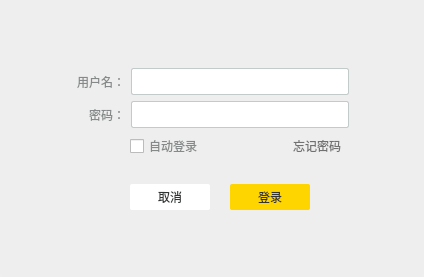
<?xml version="1.0" encoding="UTF-8"?>
<ui version="4.0">
 <class>loginWidget</class>
 <widget class="QWidget" name="loginWidget">
  <property name="geometry">
   <rect>
    <x>0</x>
    <y>0</y>
    <width>424</width>
    <height>277</height>
   </rect>
  </property>
  <property name="windowTitle">
   <string>Form</string>
  </property>
  <layout class="QHBoxLayout" name="horizontalLayout">
   <property name="spacing">
    <number>0</number>
   </property>
   <property name="leftMargin">
    <number>0</number>
   </property>
   <property name="topMargin">
    <number>0</number>
   </property>
   <property name="rightMargin">
    <number>0</number>
   </property>
   <property name="bottomMargin">
    <number>0</number>
   </property>
   <item>
    <widget class="QWidget" name="widget" native="true">
     <property name="styleSheet">
      <string notr="true">#widget{
    
	background-color: #eeeeee;
border-bottom-left-radius:4px;
border-bottom-right-radius:4px;
}
QLabel{
font-family:&quot;微软雅黑&quot;;
font-size:12px;
color:#868989;
line-height:12px;
text-align:right;
}
QCheckBox{
font-family:&quot;微软雅黑&quot;;
font-size:12px;
color:#868989;
line-height:12px;
text-align:right;
}
QPushButton{
font-family:&quot;微软雅黑&quot;;
font-size:12px;
color:#323434;
letter-spacing:0;
line-height:12px;
text-align:center;
}</string>
     </property>
     <layout class="QGridLayout" name="gridLayout">
      <item row="1" column="2">
       <spacer name="horizontalSpacer_2">
        <property name="orientation">
         <enum>Qt::Horizontal</enum>
        </property>
        <property name="sizeHint" stdset="0">
         <size>
          <width>40</width>
          <height>20</height>
         </size>
        </property>
       </spacer>
      </item>
      <item row="1" column="1">
       <layout class="QVBoxLayout" name="verticalLayout">
        <item>
         <layout class="QHBoxLayout" name="horizontalLayout_2">
          <item>
           <widget class="QLabel" name="userLabel">
            <property name="minimumSize">
             <size>
              <width>50</width>
              <height>0</height>
             </size>
            </property>
            <property name="maximumSize">
             <size>
              <width>50</width>
              <height>16777215</height>
             </size>
            </property>
            <property name="text">
             <string>用户名：</string>
            </property>
            <property name="alignment">
             <set>Qt::AlignRight|Qt::AlignTrailing|Qt::AlignVCenter</set>
            </property>
           </widget>
          </item>
          <item>
           <widget class="commonLineEdit" name="userLineEdit" native="true">
            <property name="minimumSize">
             <size>
              <width>218</width>
              <height>27</height>
             </size>
            </property>
            <property name="maximumSize">
             <size>
              <width>218</width>
              <height>27</height>
             </size>
            </property>
            <property name="styleSheet">
             <string notr="true">background:#ffffff;
border:1px solid #c3caca;
border-radius:2px;
padding-left:10px;</string>
            </property>
           </widget>
          </item>
         </layout>
        </item>
        <item>
         <layout class="QHBoxLayout" name="horizontalLayout_3">
          <item>
           <widget class="QLabel" name="passwdLabel">
            <property name="minimumSize">
             <size>
              <width>50</width>
              <height>0</height>
             </size>
            </property>
            <property name="maximumSize">
             <size>
              <width>50</width>
              <height>16777215</height>
             </size>
            </property>
            <property name="text">
             <string>密码：</string>
            </property>
            <property name="alignment">
             <set>Qt::AlignRight|Qt::AlignTrailing|Qt::AlignVCenter</set>
            </property>
           </widget>
          </item>
          <item>
           <widget class="QLineEdit" name="passwdLineEdit">
            <property name="minimumSize">
             <size>
              <width>218</width>
              <height>27</height>
             </size>
            </property>
            <property name="maximumSize">
             <size>
              <width>218</width>
              <height>27</height>
             </size>
            </property>
            <property name="autoFillBackground">
             <bool>false</bool>
            </property>
            <property name="styleSheet">
             <string notr="true">#passwdLineEdit{
background:#ffffff;
border:1px solid #c3caca;
border-radius:2px;
font-family:&quot;微软雅黑&quot;;
font-size:12px;
color:#323434;
letter-spacing:1px;
text-align:justify;
padding-left:10px;
}
#passwdLineEdit:hover{
border:1px solid blue;
}
</string>
            </property>
           </widget>
          </item>
         </layout>
        </item>
        <item>
         <layout class="QHBoxLayout" name="horizontalLayout_4">
          <property name="rightMargin">
           <number>9</number>
          </property>
          <item>
           <spacer name="horizontalSpacer_5">
            <property name="orientation">
             <enum>Qt::Horizontal</enum>
            </property>
            <property name="sizeType">
             <enum>QSizePolicy::Fixed</enum>
            </property>
            <property name="sizeHint" stdset="0">
             <size>
              <width>55</width>
              <height>20</height>
             </size>
            </property>
           </spacer>
          </item>
          <item>
           <widget class="QCheckBox" name="autoLoginBtn">
            <property name="text">
             <string>自动登录</string>
            </property>
           </widget>
          </item>
          <item>
           <spacer name="horizontalSpacer_3">
            <property name="orientation">
             <enum>Qt::Horizontal</enum>
            </property>
            <property name="sizeHint" stdset="0">
             <size>
              <width>40</width>
              <height>20</height>
             </size>
            </property>
           </spacer>
          </item>
          <item>
           <widget class="QLabel" name="forgetBtn">
            <property name="styleSheet">
             <string notr="true">#forgetBtn{
   color:#717171;
}
#forgetBtn::hover{
    
	color: #343434;
}
</string>
            </property>
            <property name="text">
             <string>忘记密码</string>
            </property>
           </widget>
          </item>
         </layout>
        </item>
        <item>
         <widget class="QLabel" name="hintLabel">
          <property name="sizePolicy">
           <sizepolicy hsizetype="Expanding" vsizetype="Expanding">
            <horstretch>0</horstretch>
            <verstretch>0</verstretch>
           </sizepolicy>
          </property>
          <property name="styleSheet">
           <string notr="true">#hintLabel{
   
	color: rgb(255, 0, 0);
}</string>
          </property>
          <property name="text">
           <string/>
          </property>
          <property name="alignment">
           <set>Qt::AlignCenter</set>
          </property>
         </widget>
        </item>
        <item>
         <layout class="QHBoxLayout" name="horizontalLayout_5">
          <property name="spacing">
           <number>0</number>
          </property>
          <item>
           <spacer name="horizontalSpacer_4">
            <property name="orientation">
             <enum>Qt::Horizontal</enum>
            </property>
            <property name="sizeType">
             <enum>QSizePolicy::Fixed</enum>
            </property>
            <property name="sizeHint" stdset="0">
             <size>
              <width>55</width>
              <height>20</height>
             </size>
            </property>
           </spacer>
          </item>
          <item>
           <widget class="QPushButton" name="cancelBtn">
            <property name="minimumSize">
             <size>
              <width>80</width>
              <height>26</height>
             </size>
            </property>
            <property name="maximumSize">
             <size>
              <width>80</width>
              <height>26</height>
             </size>
            </property>
            <property name="styleSheet">
             <string notr="true">#cancelBtn{
background:#ffffff;
border-radius:2px;
}
#cancelBtn:pressed{
margin:1px;
}
</string>
            </property>
            <property name="text">
             <string>取消</string>
            </property>
           </widget>
          </item>
          <item>
           <spacer name="horizontalSpacer_7">
            <property name="orientation">
             <enum>Qt::Horizontal</enum>
            </property>
            <property name="sizeType">
             <enum>QSizePolicy::Fixed</enum>
            </property>
            <property name="sizeHint" stdset="0">
             <size>
              <width>20</width>
              <height>20</height>
             </size>
            </property>
           </spacer>
          </item>
          <item>
           <widget class="QPushButton" name="confirmBtn">
            <property name="minimumSize">
             <size>
              <width>80</width>
              <height>26</height>
             </size>
            </property>
            <property name="maximumSize">
             <size>
              <width>80</width>
              <height>26</height>
             </size>
            </property>
            <property name="styleSheet">
             <string notr="true">#confirmBtn{
background:#ffd500;
border-radius:2px;
}
#confirmBtn:pressed{
margin:1px;
}</string>
            </property>
            <property name="text">
             <string>登录</string>
            </property>
           </widget>
          </item>
          <item>
           <spacer name="horizontalSpacer_6">
            <property name="orientation">
             <enum>Qt::Horizontal</enum>
            </property>
            <property name="sizeHint" stdset="0">
             <size>
              <width>40</width>
              <height>20</height>
             </size>
            </property>
           </spacer>
          </item>
         </layout>
        </item>
       </layout>
      </item>
      <item row="0" column="1">
       <spacer name="verticalSpacer">
        <property name="orientation">
         <enum>Qt::Vertical</enum>
        </property>
        <property name="sizeHint" stdset="0">
         <size>
          <width>20</width>
          <height>40</height>
         </size>
        </property>
       </spacer>
      </item>
      <item row="1" column="0">
       <spacer name="horizontalSpacer">
        <property name="orientation">
         <enum>Qt::Horizontal</enum>
        </property>
        <property name="sizeHint" stdset="0">
         <size>
          <width>40</width>
          <height>20</height>
         </size>
        </property>
       </spacer>
      </item>
      <item row="2" column="1">
       <spacer name="verticalSpacer_2">
        <property name="orientation">
         <enum>Qt::Vertical</enum>
        </property>
        <property name="sizeHint" stdset="0">
         <size>
          <width>20</width>
          <height>40</height>
         </size>
        </property>
       </spacer>
      </item>
     </layout>
    </widget>
   </item>
  </layout>
 </widget>
 <customwidgets>
  <customwidget>
   <class>commonLineEdit</class>
   <extends>QWidget</extends>
   <header>commonlineedit.h</header>
   <container>1</container>
  </customwidget>
 </customwidgets>
 <resources/>
 <connections/>
</ui>
